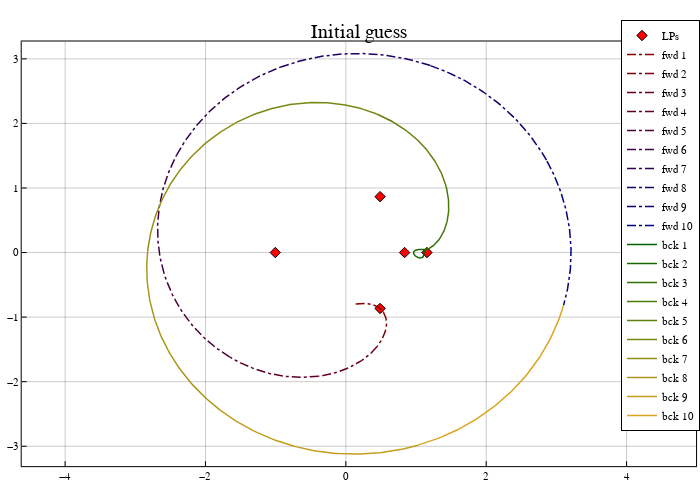

Notebook source saved alongside this figure:
### Code cell
# plot trajectory
cs_fwd = palette([:darkred, :navyblue], max(Int(n/2),2))
cs_bck = palette([:darkgreen, :goldenrod], max(n-Int(n/2),2))

pcart = plot(size=(700,500), frame_style=:box, aspect_ratio=:equal, grid=0.4)
scatter!(pcart, lps[:,1], lps[:,2], marker=:diamond, color=:red, label="LPs")
# trajectory
for (ifwd,sol_fwd) in enumerate(sols_fwd)
    plot!(pcart, Array(sol_fwd)[1,:], Array(sol_fwd)[2,:], color=cs_fwd[ifwd],
        linewidth=1.5, label="fwd $ifwd", linestyle=:dashdot)
end
for (ibck,sol_bck) in enumerate(sols_bck)
    plot!(pcart, Array(sol_bck)[1,:], Array(sol_bck)[2,:], color=cs_bck[ibck],
        linewidth=1.5, label="bck $ibck", linestyle=:solid)
end
plot!(pcart; title="Initial guess")
pcart
